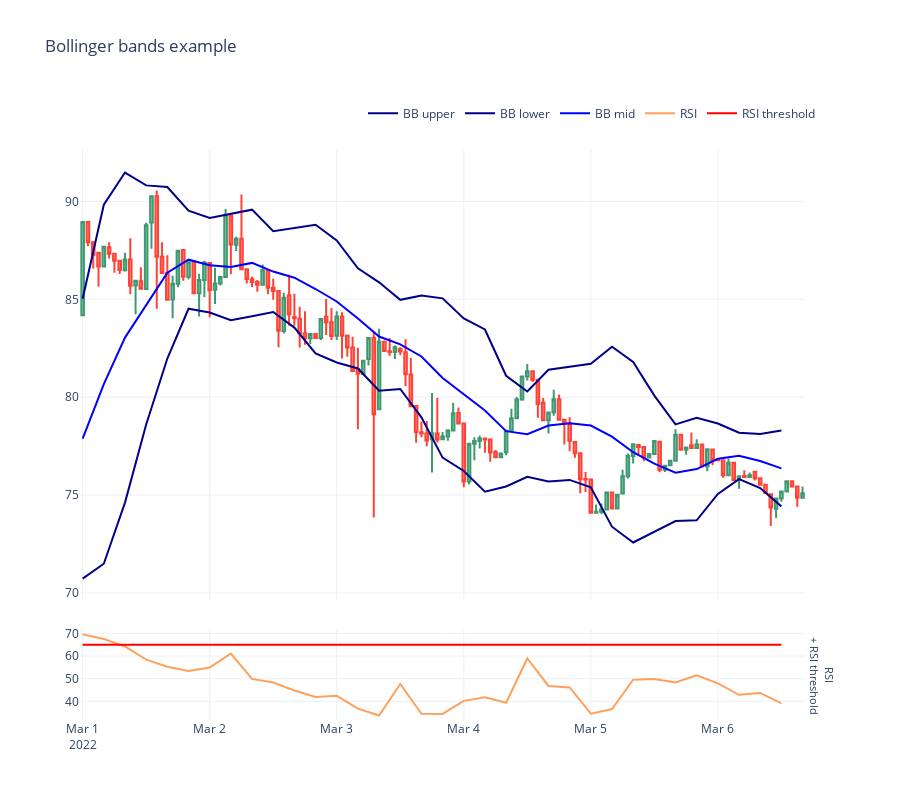

The code cell stored with this chart in its notebook:
### Markdown cell above
### Position chart

- Visualise individual positions over the price timeline

- Hover your mouse on the position marker circle to get its underlying details

- Positions closed for profit are marked green while losing ones are red

### Code cell
candles = universe.universe.candles.get_candles_by_pair(universe.get_single_pair().internal_id)

figure2 = visualise_single_pair_positions_with_duration_and_slippage(
    state,
    candles,
    start_at=START_AT,
    end_at=END_AT,
)

figure2.show()
